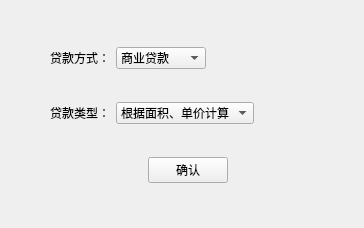
<?xml version="1.0" encoding="UTF-8"?>
<ui version="4.0">
 <class>SampleWidget</class>
 <widget class="QWidget" name="SampleWidget">
  <property name="geometry">
   <rect>
    <x>0</x>
    <y>0</y>
    <width>364</width>
    <height>228</height>
   </rect>
  </property>
  <property name="sizePolicy">
   <sizepolicy hsizetype="Preferred" vsizetype="Preferred">
    <horstretch>0</horstretch>
    <verstretch>0</verstretch>
   </sizepolicy>
  </property>
  <property name="windowTitle">
   <string>房贷计算器</string>
  </property>
  <widget class="QWidget" name="layoutWidget">
   <property name="geometry">
    <rect>
     <x>50</x>
     <y>20</y>
     <width>375</width>
     <height>191</height>
    </rect>
   </property>
   <layout class="QVBoxLayout" name="verticalLayout">
    <item>
     <layout class="QHBoxLayout" name="horizontalLayout">
      <item>
       <widget class="QLabel" name="label_dkfs">
        <property name="text">
         <string>贷款方式：</string>
        </property>
       </widget>
      </item>
      <item>
       <widget class="QComboBox" name="comboBox_dkfs">
        <item>
         <property name="text">
          <string>商业贷款</string>
         </property>
        </item>
        <item>
         <property name="text">
          <string>公积金贷款</string>
         </property>
        </item>
        <item>
         <property name="text">
          <string>组合贷款</string>
         </property>
        </item>
       </widget>
      </item>
      <item>
       <spacer name="horizontalSpacer_4">
        <property name="orientation">
         <enum>Qt::Horizontal</enum>
        </property>
        <property name="sizeHint" stdset="0">
         <size>
          <width>40</width>
          <height>20</height>
         </size>
        </property>
       </spacer>
      </item>
     </layout>
    </item>
    <item>
     <layout class="QHBoxLayout" name="horizontalLayout_2">
      <item>
       <widget class="QLabel" name="label_dklx">
        <property name="text">
         <string>贷款类型：</string>
        </property>
       </widget>
      </item>
      <item>
       <widget class="QComboBox" name="comboBox_dklx">
        <item>
         <property name="text">
          <string>根据面积、单价计算</string>
         </property>
        </item>
        <item>
         <property name="text">
          <string>根据贷款总额计算</string>
         </property>
        </item>
       </widget>
      </item>
      <item>
       <spacer name="horizontalSpacer_5">
        <property name="orientation">
         <enum>Qt::Horizontal</enum>
        </property>
        <property name="sizeHint" stdset="0">
         <size>
          <width>40</width>
          <height>20</height>
         </size>
        </property>
       </spacer>
      </item>
     </layout>
    </item>
    <item>
     <layout class="QHBoxLayout" name="horizontalLayout_3">
      <item>
       <spacer name="horizontalSpacer">
        <property name="orientation">
         <enum>Qt::Horizontal</enum>
        </property>
        <property name="sizeHint" stdset="0">
         <size>
          <width>40</width>
          <height>20</height>
         </size>
        </property>
       </spacer>
      </item>
      <item>
       <widget class="QPushButton" name="pushButton_start">
        <property name="text">
         <string>确认</string>
        </property>
       </widget>
      </item>
      <item>
       <spacer name="horizontalSpacer_2">
        <property name="orientation">
         <enum>Qt::Horizontal</enum>
        </property>
        <property name="sizeHint" stdset="0">
         <size>
          <width>40</width>
          <height>20</height>
         </size>
        </property>
       </spacer>
      </item>
      <item>
       <spacer name="horizontalSpacer_3">
        <property name="orientation">
         <enum>Qt::Horizontal</enum>
        </property>
        <property name="sizeHint" stdset="0">
         <size>
          <width>40</width>
          <height>20</height>
         </size>
        </property>
       </spacer>
      </item>
     </layout>
    </item>
   </layout>
  </widget>
 </widget>
 <resources/>
 <connections/>
</ui>
